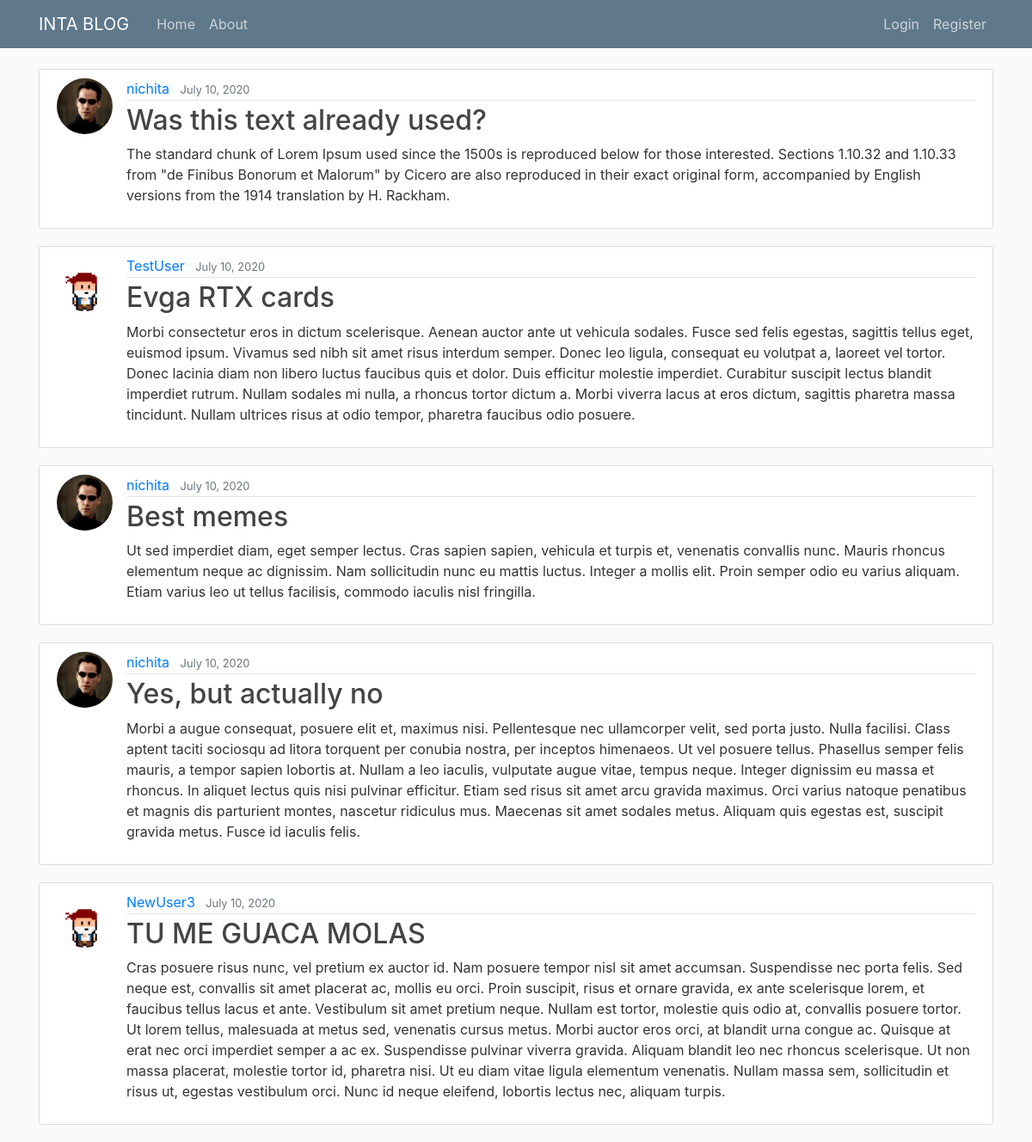
Before: / with the older database file.
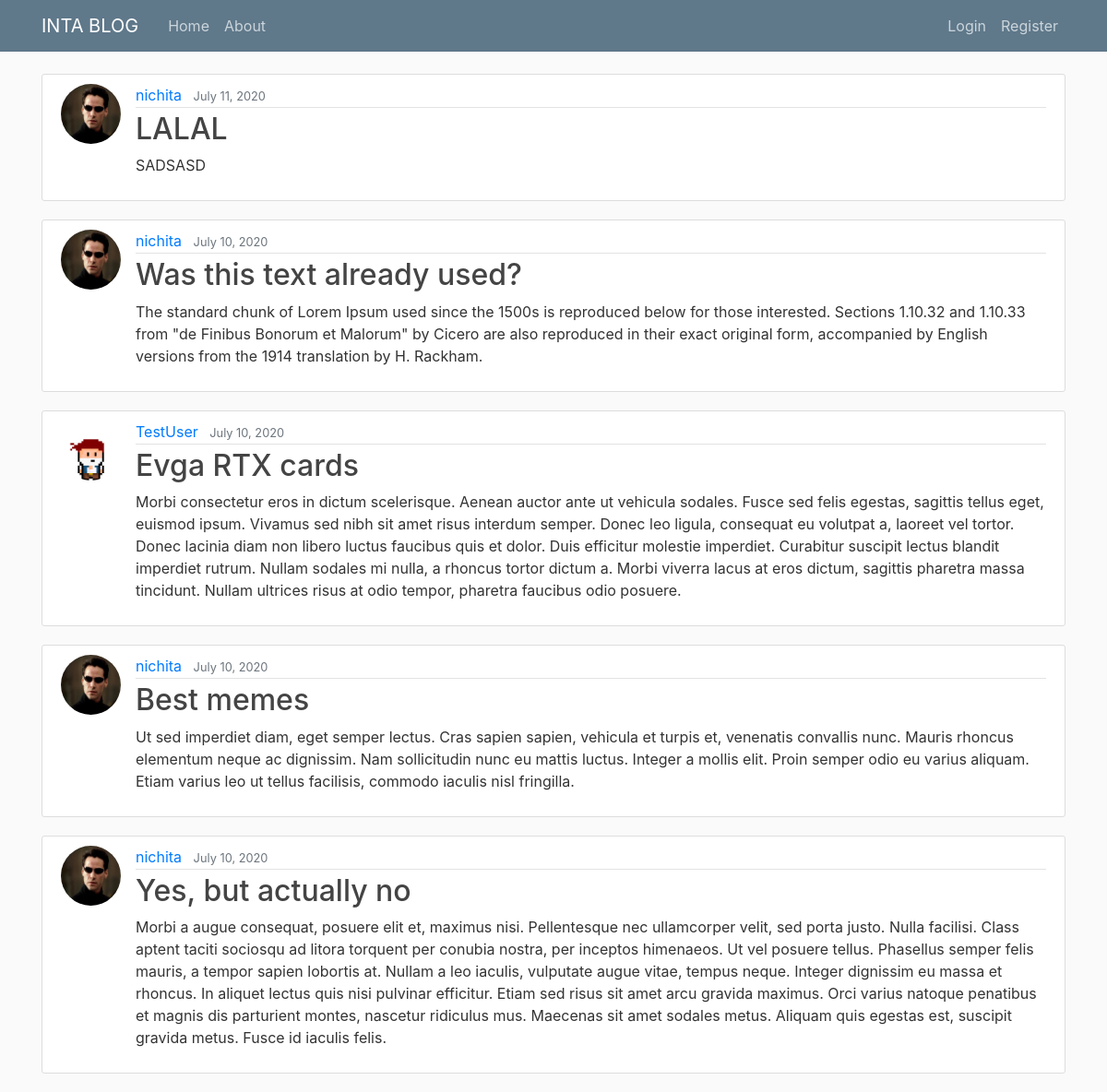
After: the same page with the newer database file.
### blog/models.py (models this page shows, shortened)
class Post(models.Model):
    title = models.CharField(max_length=100)
    content = models.TextField()
    date_posted = models.DateTimeField(default=timezone.now)
    author = models.ForeignKey(User, on_delete=models.CASCADE)

### users/models.py (models this page shows, shortened)
class Profile(models.Model):
    user = models.OneToOneField(User, on_delete=models.CASCADE)
    image = models.ImageField(default='default.jpg', upload_to='profile_pics')

### blog/views.py (the view)
# urls.py: path('', PostListView.as_view(), name='blog-home'),
class PostListView(ListView):
    model = Post
    template_name = 'blog/home.html' #<app>/<model>_<viewtype>.html
    context_object_name = 'posts'
    ordering = ['-date_posted']
    paginate_by = 5

### blog/templates/blog/home.html
{% extends "blog/base.html" %}
{% block content %}
        {% for post in posts %}
        <article class="media content-section">
            <img class="rounded-circle article-img" src="{{ post.author.profile.image.url }}">
            <div class="media-body">
              <div class="article-metadata">
                <a class="mr-2" href="#">{{ post.author }}</a>
                <small class="text-muted">{{ post.date_posted|date:"F d, Y" }}</small>
              </div>
              <h2><a class="article-title" href="#">{{ post.title }}</a></h2>
              <p class="article-content">{{ post.content }}</p>
            </div>
          </article>
        {% endfor %}
{% endblock content %}

### blog/templates/blog/base.html (shortened to what this page needs)
{% load static %}
<!DOCTYPE html>
<html>
    <head>
    <link rel="stylesheet" href="https://maxcdn.bootstrapcdn.com/bootstrap/4.0.0/css/bootstrap.min.css">
    <link rel="stylesheet" type="text/css" href="{% static 'blog/main.css' %}">
    </head>
    <body>
        <header class="site-header">
            <nav class="navbar navbar-expand-md navbar-dark bg-steel fixed-top">
              <div class="container">
                <a class="navbar-brand mr-4" href="{% url 'blog-home' %}">INTA BLOG</a>
                <div class="collapse navbar-collapse" id="navbarToggle">
                  <div class="navbar-nav mr-auto">
                    <a class="nav-item nav-link" href="{% url 'blog-home' %}">Home</a>
                    <a class="nav-item nav-link" href="{% url 'blog-about' %}">About</a>
                  </div>
                  <div class="navbar-nav">
                    {% if user.is_authenticated %}
                    <a class="nav-item nav-link" href="{% url 'post-create' %}">New Post</a>
                    <a class="nav-item nav-link" href="{% url 'profile' %}">Profile</a>
                    <a class="nav-item nav-link" href="{% url 'logout' %}">Logout</a>
                    {% else %}
                    <a class="nav-item nav-link" href="{% url 'login' %}">Login</a>
                    <a class="nav-item nav-link" href="{% url 'register' %}">Register</a>
                    {% endif %}
                  </div>
                </div>
              </div>
            </nav>
          </header>
          <main role="main" class="container">
            <div class="row">
              <div class="col-md-12">
                {% block content %}{% endblock %}
              </div>
            </div>
          </main>
  </body>
    </body>
</html>

### blog/static/blog/main.css (style rules this page uses)
body { background: #fafafa; color: #333333; margin-top: 5rem; }
h1, h2, h3, h4, h5, h6 { color: #444444; }
.bg-steel { background-color: #5f788a; }
.site-header .navbar-nav .nav-link { color: #cbd5db; }
.content-section { background: #ffffff; padding: 10px 20px; border: 1px solid #dddddd; border-radius: 3px; margin-bottom: 20px; }
.article-title { color: #444444; }
.article-content { white-space: pre-line; }
.article-img { height: 65px; width: 65px; margin-right: 16px; }
.article-metadata { padding-bottom: 1px; margin-bottom: 4px; border-bottom: 1px solid #e3e3e3 }

Changed rows visible on the page:
no longer on this page (row unchanged): Post: author.profile.image (placeholder picture), author "NewUser3", date_posted "July 10, 2020", title "TU ME GUACA MOLAS", content "Cras posuere risus nunc, vel pretium ex auctor id. Nam posuere tempor nisl sit amet accumsan. Suspendisse nec porta felis. Sed neque est, convallis sit amet placerat ac, mollis eu orci. Proin suscipit, risus et ornare gravida, ex ante scelerisque lorem, et faucibus tellus lacus et ante. Vestibulum sit amet pretium neque. Nullam est tortor, molestie quis odio at, convallis posuere tortor. Ut lorem tellus, malesuada at metus sed, venenatis cursus metus. Morbi auctor eros orci, at blandit urna congue ac. Quisque at erat nec orci imperdiet semper a ac ex. Suspendisse pulvinar viverra gravida. Aliquam blandit leo nec rhoncus scelerisque. Ut non massa placerat, molestie tortor id, pharetra nisi.…"
added Post: author.profile.image (picture), author "nichita", date_posted "July 11, 2020", title "LALAL", content "SADSASD"
